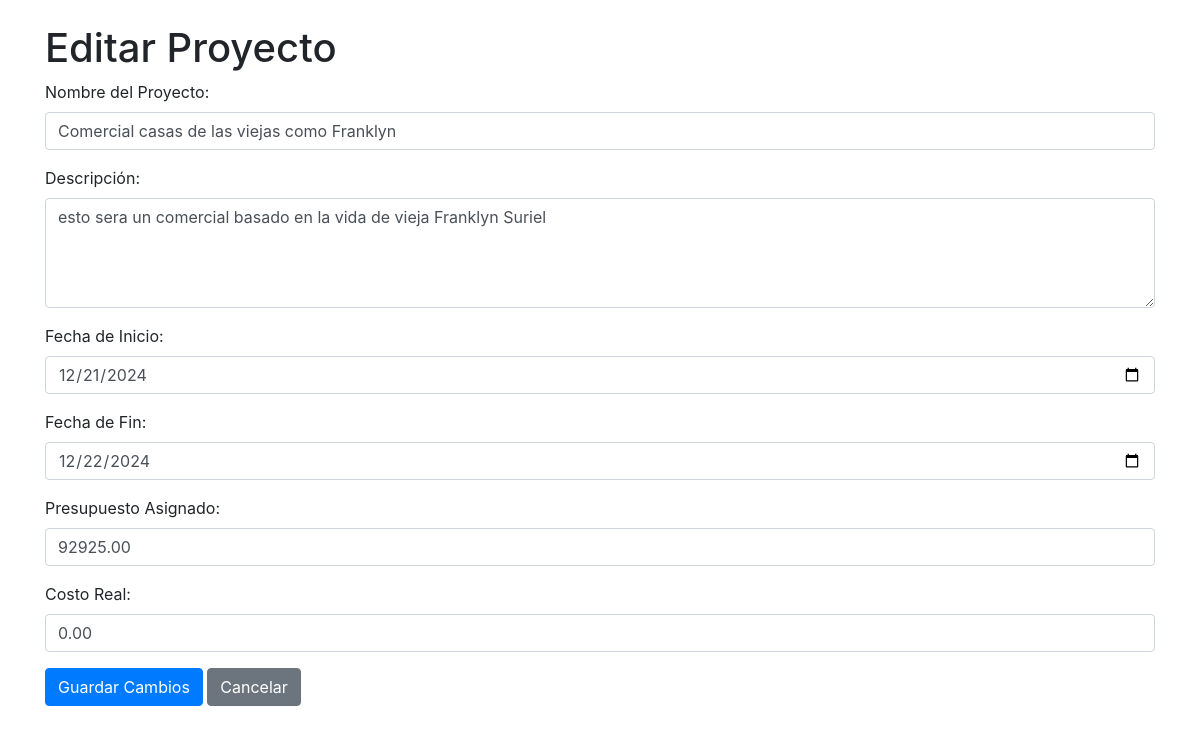
/editar_proyecto.php?id=6, run on the app's committed database.
### tables this page shows
CREATE TABLE IF NOT EXISTS `proyectos` (
  `id` int NOT NULL AUTO_INCREMENT,
  `nombre` varchar(255) NOT NULL,
  `descripcion` text,
  `fecha_inicio` date DEFAULT NULL,
  `fecha_fin` date DEFAULT NULL,
  `presupuesto_asignado` decimal(10,2) DEFAULT NULL,
  `costo_real` decimal(10,2) DEFAULT '0.00',
  `estado` enum('pendiente','en progreso','completado') DEFAULT 'pendiente',
  `fecha_creacion` timestamp NULL DEFAULT CURRENT_TIMESTAMP,
  PRIMARY KEY (`id`)
);

### includes/database.php (called while the page is built, shortened)
<?php
class MySqli_DB {
    private $con;
    public $query_id;
    public function db_connect() {
        $this->con = mysqli_connect(DB_HOST, DB_USER, DB_PASS, DB_NAME);
    }
    public function query($sql) {
        if (trim($sql != "")) {
            $this->query_id = $this->con->query($sql);
        }
        return $this->query_id;
    }
}
$db = new MySqli_DB();
?>

### editar_proyecto.php (the view, shortened to what this page needs)
<?php
require_once 'includes/load.php';
$proyecto_id = (int)$_GET['id'];
$query = "SELECT * FROM proyectos WHERE id = '$proyecto_id'";
$result = $db->query($query);
$proyecto = $result->fetch_assoc();
?>
<!DOCTYPE html>
<html lang="es">
<head>
    <link rel="stylesheet" href="https://maxcdn.bootstrapcdn.com/bootstrap/4.5.2/css/bootstrap.min.css">
</head>
<body>
<div class="container mt-4">
    <h1>Editar Proyecto</h1>
    <form action="editar_proyecto.php?id=<?php echo $proyecto_id; ?>" method="POST">
        <div class="form-group">
            <label for="nombre">Nombre del Proyecto:</label>
            <input type="text" name="nombre" id="nombre" class="form-control" value="<?php echo htmlspecialchars($proyecto['nombre']); ?>" required>
        </div>
        <div class="form-group">
            <label for="descripcion">Descripción:</label>
            <textarea name="descripcion" id="descripcion" class="form-control" rows="4" required><?php echo htmlspecialchars($proyecto['descripcion']); ?></textarea>
        </div>
        <div class="form-group">
            <label for="fecha_inicio">Fecha de Inicio:</label>
            <input type="date" name="fecha_inicio" id="fecha_inicio" class="form-control" value="<?php echo htmlspecialchars($proyecto['fecha_inicio']); ?>" required>
        </div>
        <div class="form-group">
            <label for="fecha_fin">Fecha de Fin:</label>
            <input type="date" name="fecha_fin" id="fecha_fin" class="form-control" value="<?php echo htmlspecialchars($proyecto['fecha_fin']); ?>" required>
        </div>
        <div class="form-group">
            <label for="presupuesto_asignado">Presupuesto Asignado:</label>
            <input type="number" name="presupuesto_asignado" id="presupuesto_asignado" class="form-control" step="0.01" min="0" value="<?php echo htmlspecialchars($proyecto['presupuesto_asignado']); ?>" required>
        </div>
        <div class="form-group">
            <label for="costo_real">Costo Real:</label>
            <input type="number" name="costo_real" id="costo_real" class="form-control" step="0.01" min="0" value="<?php echo htmlspecialchars($proyecto['costo_real']); ?>" required>
        </div>
        <button type="submit" class="btn btn-primary">Guardar Cambios</button>
        <a href="index_proyectos.php" class="btn btn-secondary">Cancelar</a>
    </form>
</div>
</body>
</html>

### data on the page
proyectos: nombre "Comercial casas de las viejas como Franklyn", descripcion "esto sera un comercial basado en la vida de vieja Franklyn Suriel", fecha_inicio "12/21/2024", fecha_fin "12/22/2024", presupuesto_asignado "92925.00", costo_real "0.00"
